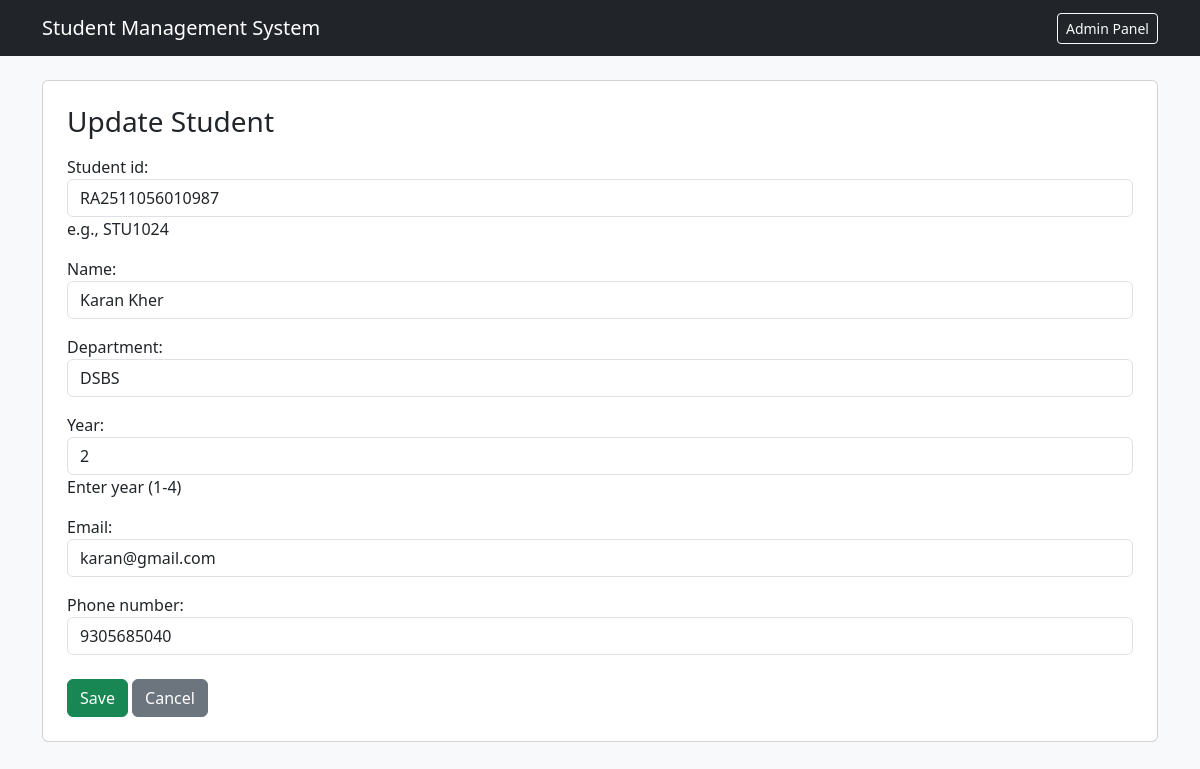
Page /1/update/ on the committed database.
### students/models.py (models this page shows, shortened)
class Student(models.Model):
    student_id = models.CharField(max_length=20, unique=True, help_text="e.g., STU1024")
    name = models.CharField(max_length=100)
    department = models.CharField(max_length=100)
    year = models.IntegerField(help_text="Enter year (1-4)")
    email = models.EmailField(unique=True)
    phone_number = models.CharField(max_length=15)
    created_at = models.DateTimeField(auto_now_add=True)

### students/views.py (the view)
# urls.py: path('<int:pk>/update/', views.student_update, name='student_update'),
def student_update(request, pk):
    student = get_object_or_404(Student, pk=pk)
    if request.method == 'POST':
        form = StudentForm(request.POST, instance=student)
        if form.is_valid():
            form.save()
            return redirect('student_list')
    else:
        form = StudentForm(instance=student)
    return render(request, 'students/student_form.html', {'form': form, 'title': 'Update Student'})

### students/forms.py
class StudentForm(forms.ModelForm):
    class Meta:
        model = Student
        fields = ['student_id', 'name', 'department', 'year', 'email', 'phone_number']
        widgets = {
            'name': forms.TextInput(attrs={'class': 'form-control'}),
            'student_id': forms.TextInput(attrs={'class': 'form-control'}),
            'department': forms.TextInput(attrs={'class': 'form-control'}),
            'year': forms.NumberInput(attrs={'class': 'form-control'}),
            'email': forms.EmailInput(attrs={'class': 'form-control'}),
            'phone_number': forms.TextInput(attrs={'class': 'form-control'}),
        }

### students/templates/students/student_form.html (shortened to what this page needs)
{% extends 'students/base.html' %}
{% block content %}
<div class="card p-4 bg-white">
    <h3 class="mb-3">{{ title }}</h3>
    <form method="POST">
        {{ form.as_p }}
        <button type="submit" class="btn btn-success mt-2">Save</button>
        <a href="{% url 'student_list' %}" class="btn btn-secondary mt-2">Cancel</a>
    </form>
</div>
{% endblock %}

### rows in the picture
Student: student_id "RA2511056010987", name "Karan Kher", department "DSBS", year "2", email "karan@gmail.com", phone_number "9305685040"

### other values in the picture
{{ title }} "Update Student"
